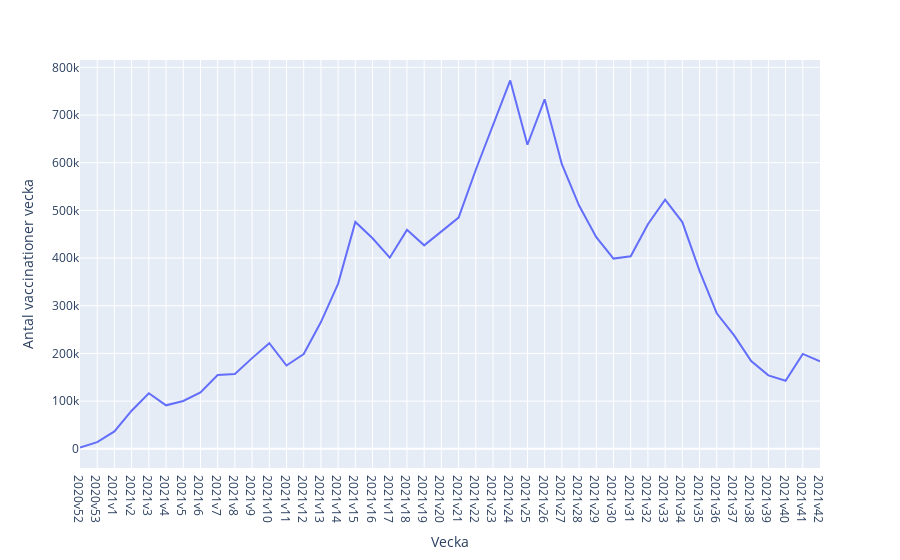

Notebook code for this chart:
### Code cell
# Vaccinations performed everyweek

vaccionation_per_week = pd.read_excel(covid19_vaccine_file_path, sheet_name="Vaccinationer tidsserie")

vaccionation_per_week = vaccionation_per_week[vaccionation_per_week["Region"]=="| Sverige |"].drop(columns="Region")

vaccionation_per_week["Vecka"] = vaccionation_per_week["År"].astype(str) + "v" +vaccionation_per_week["Vecka"].astype(str)

vaccionation_per_week = vaccionation_per_week.reset_index(drop=True)

new_values = [vaccionation_per_week["Antal vaccinationer"][0]]

for i in range(1,len(vaccionation_per_week)):
    new_values.append(vaccionation_per_week["Antal vaccinationer"][i]-vaccionation_per_week["Antal vaccinationer"][i-1])
    
vaccionation_per_week = vaccionation_per_week.drop(columns="År")
vaccionation_per_week["Antal vaccinationer vecka"] = new_values


fig = px.line(data_frame=vaccionation_per_week, x = "Vecka", y="Antal vaccinationer vecka")

fig.show()

### Figure 1 — Plotly figure (JSON) as saved in the notebook; plotly's stock layout.template omitted (floating-point values rounded to 4 significant figures)
{"data": [{"hovertemplate": "Vecka=%{x}<br>Antal vaccinationer vecka=%{y}<extra></extra>", "legendgroup": "", "line": {"color": "#636efa", "dash": "solid"}, "marker": {"symbol": "circle"}, "mode": "lines", "name": "", "orientation": "v", "showlegend": false, "type": "scatter", "x": ["2020v52", "2020v53", "2021v1", "2021v2", "2021v3", "2021v4", "2021v5", "2021v6", "2021v7", "2021v8", "2021v9", "2021v10", "2021v11", "2021v12", "2021v13", "2021v14", "2021v15", "2021v16", "2021v17", "2021v18", "2021v19", "2021v20", "2021v21", "2021v22", "2021v23", "2021v24", "2021v25", "2021v26", "2021v27", "2021v28", "2021v29", "2021v30", "2021v31", "2021v32", "2021v33", "2021v34", "2021v35", "2021v36", "2021v37", "2021v38", "2021v39", "2021v40", "2021v41", "2021v42"], "xaxis": "x", "y": [2472, 14042, 36430, 79794, 116557, 91186, 100166, 118038, 154788, 156726, 190129, 221564, 174629, 198655, 265806, 346479, 475784, 441495, 400737, 459140, 426699, 454895, 484804, 585180, 680932, 772586, 637608, 732946, 596962, 510144, 443921, 398848, 403675, 471074, 522590, 475436, 373104, 284244, 238277, 183969, 154040, 142587, 198927, 183569], "yaxis": "y"}], "layout": {"legend": {"tracegroupgap": 0}, "margin": {"t": 60}, "xaxis": {"anchor": "y", "domain": [0, 1], "title": {"text": "Vecka"}}, "yaxis": {"anchor": "x", "domain": [0, 1], "title": {"text": "Antal vaccinationer vecka"}}}}
